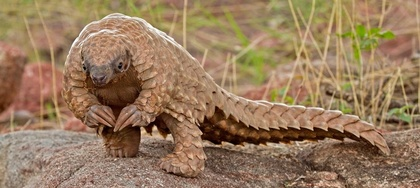
%> input picture Digital Image Processing/Act6_Pango.jpg, 420 x 188 px, shrunk from 900 x 402 before the run
$ octave --eval "fftpdi;"   (GNU Octave 9; MATLAB toolbox functions it lacks are replaced by stand-ins)
%> lines starting %> are read from the running program, lines starting %| are printed output that depends on the picture
function[]=fftpdi()

A=imread("C:\Users\fvp12\Downloads\UDG\7mo Semestre\Procesamiento Digital de Imágenes\Act6_Pango.jpg");
%> A is the input picture: size 188x420x3 uint8; mean R, G, B 151.6, 123, 93.1
A=rgb2gray(A);
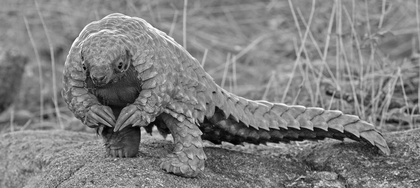
%> A: size 188x420 uint8; min 2, max 254, mean 128.1
A=double(A);
%> A: size 188x420 double
n=size(A);
%> n = [188 420]

% [33 lines of commented-out code are left out]

ruido=rand(n);

for i=1:n(1)
    for j=1:n(2)
        B(i,j)=A(n(1)+1-i,j);
    end
end
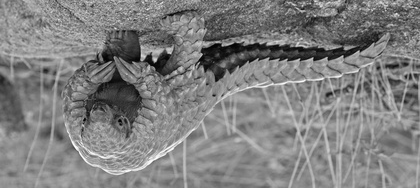
%> B: size 188x420 double; min 2, max 254, mean 128.1; mean of the top-left, top-right, bottom-left and bottom-right quarters 122.2, 111.9, 135.2, 143.1

C=B+100*ruido;  %Imagen con ruido

BF=fftshift(fft2(B));

figure
pcolor(log(abs(BF))); colormap("gray"); shading("flat");
%> after `shading("flat")`:
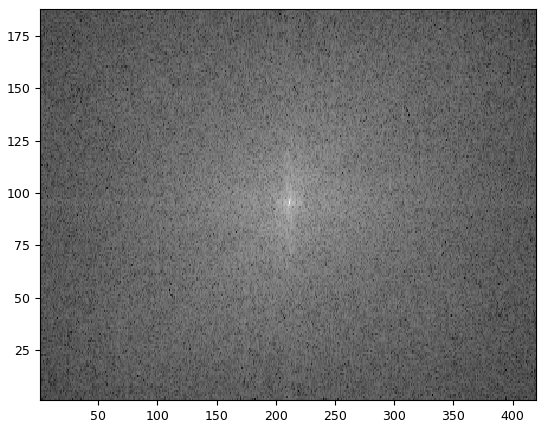
%> figure redrawn from the program's plot data

figure
pcolor(B); colormap("gray"); shading("flat");

n1=n(1)/2;
%> n1 = 94
n2=n/2;
%> n2 = [94 210]

%Creación de la función gausiana
for i=1:n(1)
    for j=1:n(2)
        x=(i-n1)/n1;
        y=(j-n2)/n2;
        H(i,j)=exp(-20*(x^2+y^2));  %el -20 se puede cambiar para hacer más angosto o más ancho el filtro y así difuminar en mayor o menor medida
    end
end
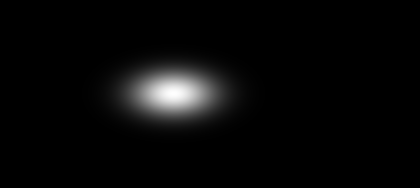
%> H: size 188x420 double; min 9.94e-27, max 1, mean 0.0326

figure
pcolor(H); colormap("gray"); shading("flat");

BFH=BF.*H;      %Función gausiana por la transformada
figure
pcolor(log(abs(BFH)+1)); colormap("gray"); shading("flat");
%> after `shading("flat")`:
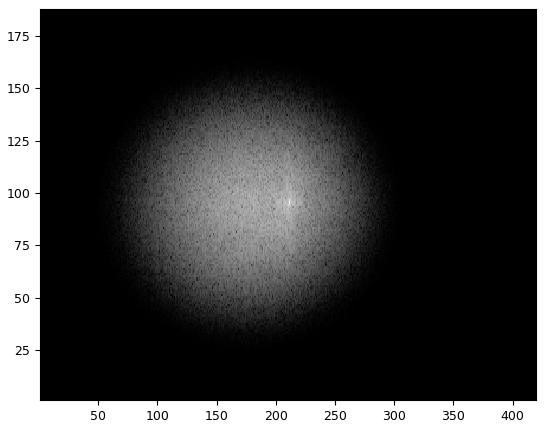
%> figure redrawn from the program's plot data

Bh=ifft2(ifftshift(BFH));  %transformada inversa
Bh=abs(Bh);     %Solo con la parte real

figure
pcolor(Bh); colormap("gray"); shading("flat");
%> after `shading("flat")`:
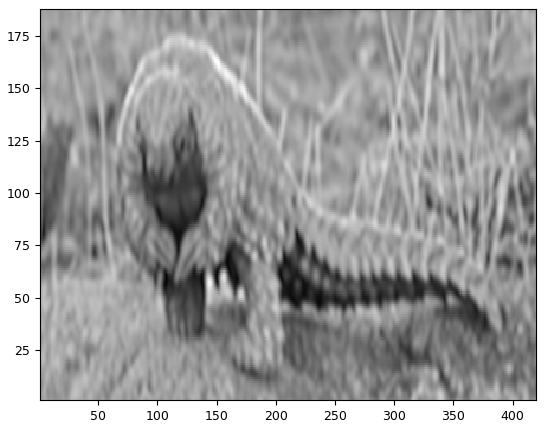
%> figure redrawn from the program's plot data
%> `fftpdi;`:
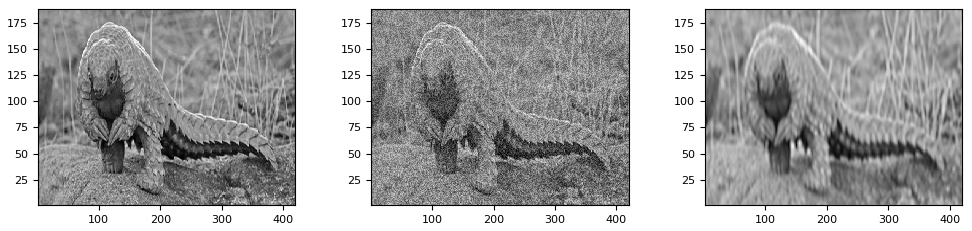
%> figure redrawn from the program's plot data, 3 panels


%graficar normal, imagen con ruido e imagen filtrada

figure
subplot (1,3,1); pcolor(B), colormap("gray"); shading("flat");
subplot (1,3,2); pcolor(C), colormap("gray"); shading("flat");
subplot (1,3,3); pcolor(Bh), colormap("gray"); shading("flat");

$ run again, with Digital Image Processing/Act1_churrinche.jpg copied over Digital Image Processing/Act6_Pango.jpg
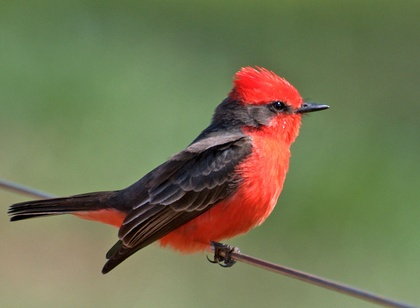
%> input picture Digital Image Processing/Act1_churrinche.jpg, 420 x 308 px, shrunk from 1370 x 1006 before the run
%> in fftpdi, A is the input picture: size 308x420x3 uint8; mean R, G, B 114.8, 117.6, 83.2
%> after the loop in fftpdi, `for i=1:n(1)`:
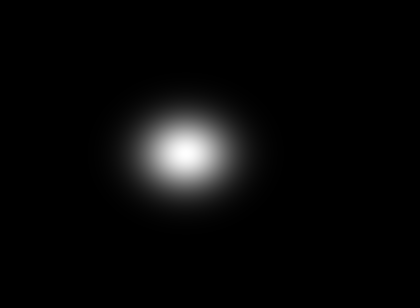
%> H: size 308x420 double; min 4.45e-23, max 1, mean 0.0348
%> `fftpdi;`:
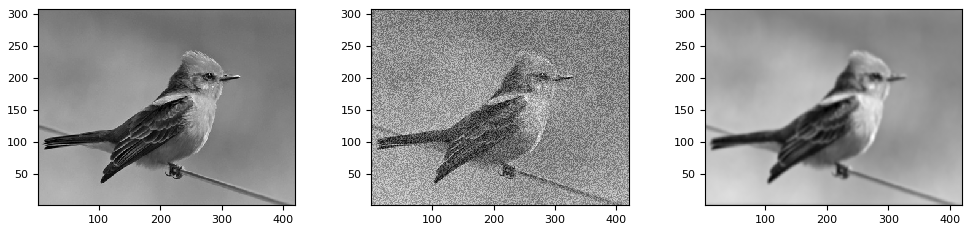
%> figure redrawn from the program's plot data, 3 panels

$ run again, with Digital Image Processing/Act4_Modelo.jpg copied over Digital Image Processing/Act6_Pango.jpg
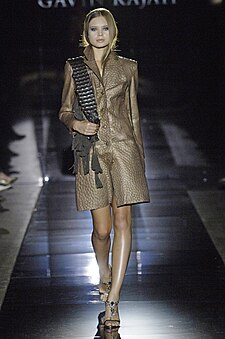
%> input picture Digital Image Processing/Act4_Modelo.jpg, 225 x 339 px
%> in fftpdi, A is the input picture: size 339x225x3 uint8; mean R, G, B 65.1, 62.7, 65.3
%> after the loop in fftpdi, `for i=1:n(1)`:
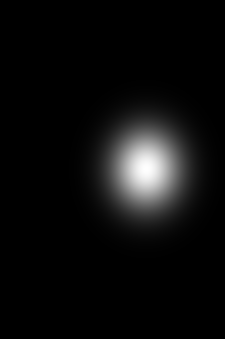
%> H: size 339x225 double; min 5.57e-18, max 1, mean 0.0512
%> `fftpdi;`:
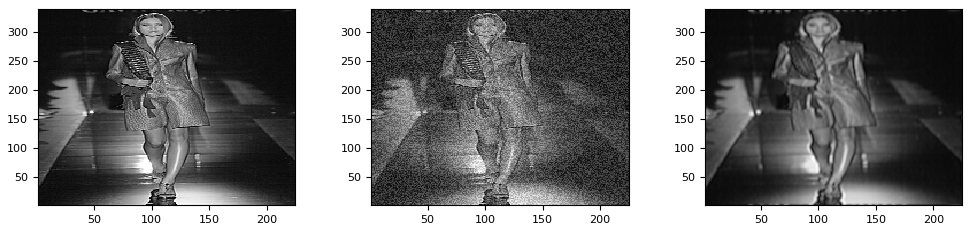
%> figure redrawn from the program's plot data, 3 panels
